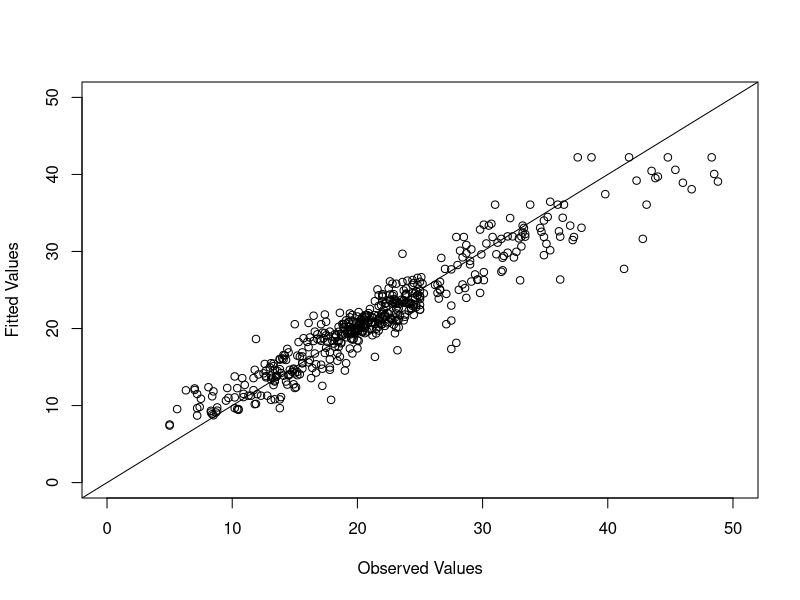

Generate this figure with R:
#######################################
#
# Lab: KNN regression with Boston Data
#
#######################################

## Calling packages for knnreg

library(caret) #install.packages("caret")


## Data reading

library(MASS) 
i = which(Boston$medv == 50) 
boston = Boston[-i,] # delete cases with medv=50
boston$chas = factor(boston$chas)
boston$rad = factor(boston$rad)


## Selecting and standardizing numerical variables 

X = scale(boston[,-c(4,9,14)]) #4,9 =categorical, 14=response
y = boston[,14]


## Model fitting with K=5

fit = knnreg(X,y, k=5)
str(fit)


## Predicting

yhat = predict(fit, newdata=X) # predictions
head(yhat)
plot(boston$medv, yhat, xlim=c(0,50), ylim=c(0,50), xlab="Observed Values", ylab="Fitted Values")
abline(a=0, b=1)


## Evaluating

mean((boston$medv - yhat)^2)  # MSE
mean(abs(boston$medv - yhat)) # MAE



###########################################
# Computing the test error by paritioning


## Data Partitioning 

set.seed(1234)
train.index = sample(1:nrow(boston), round(0.7*nrow(boston)))
boston.train = boston[ train.index,] #train data                              
boston.test  = boston[-train.index,] #test data


## Model Fitting

y.train = boston.train[,14] # 14=response
x.train = scale(boston.train[,-c(4,9,14)]) #4,9 =categorical, 14=response
x.test = scale(boston.test[,-c(4,9,14)]) #4,9 =categorical, 14=response
fit = knnreg(x=x.train, y=y.train, k=5)
str(fit)


## Predicting and Evaluating

yhat = predict(fit, newdata=x.train)
mean((boston.train$medv - yhat)^2)  # train MSE
mean(abs(boston.train$medv - yhat)) # train MAE

yhat = predict(fit, newdata=x.test)
mean((boston.test$medv - yhat)^2)  # test MSE
mean(abs(boston.test$medv - yhat)) # test MAE




##########################
# Computing the CV error


V = 10 #V-fold CV
mse.train = 0; mse.test = 0
mae.train = 0; mae.test = 0

set.seed(1234)
id = sample(1:V, nrow(boston), replace = T)

for(i in 1:V) {
  
  print(i)

  ## Data partitioning

  test.index = which(id==i)
  boston.train = boston[-test.index,] #train data                              
  boston.test  = boston[ test.index,] #test data

  ## Fitting

  y.train = boston.train[,14] # 14=response
  x.train = scale(boston.train[,-c(4,9,14)]) #4,9 =categorical, 14=response
  x.test = scale(boston.test[,-c(4,9,14)]) #4,9 =categorical, 14=response
  fit = knnreg(x=x.train, y=y.train, k=5)
  #str(fit)

  ## Predicting and Evaluating

  yhat = predict(fit, newdata=x.test)
  mse.test = mse.test + mean((boston.test$medv - yhat)^2)  # MSE
  mae.test = mae.test + mean(abs(boston.test$medv - yhat)) # MAE
}


cv.mse.test  = mse.test/V;  cv.mse.test  # test CV MSE
cv.mae.test  = mae.test/V;  cv.mae.test  # test CV MAE 


#END
